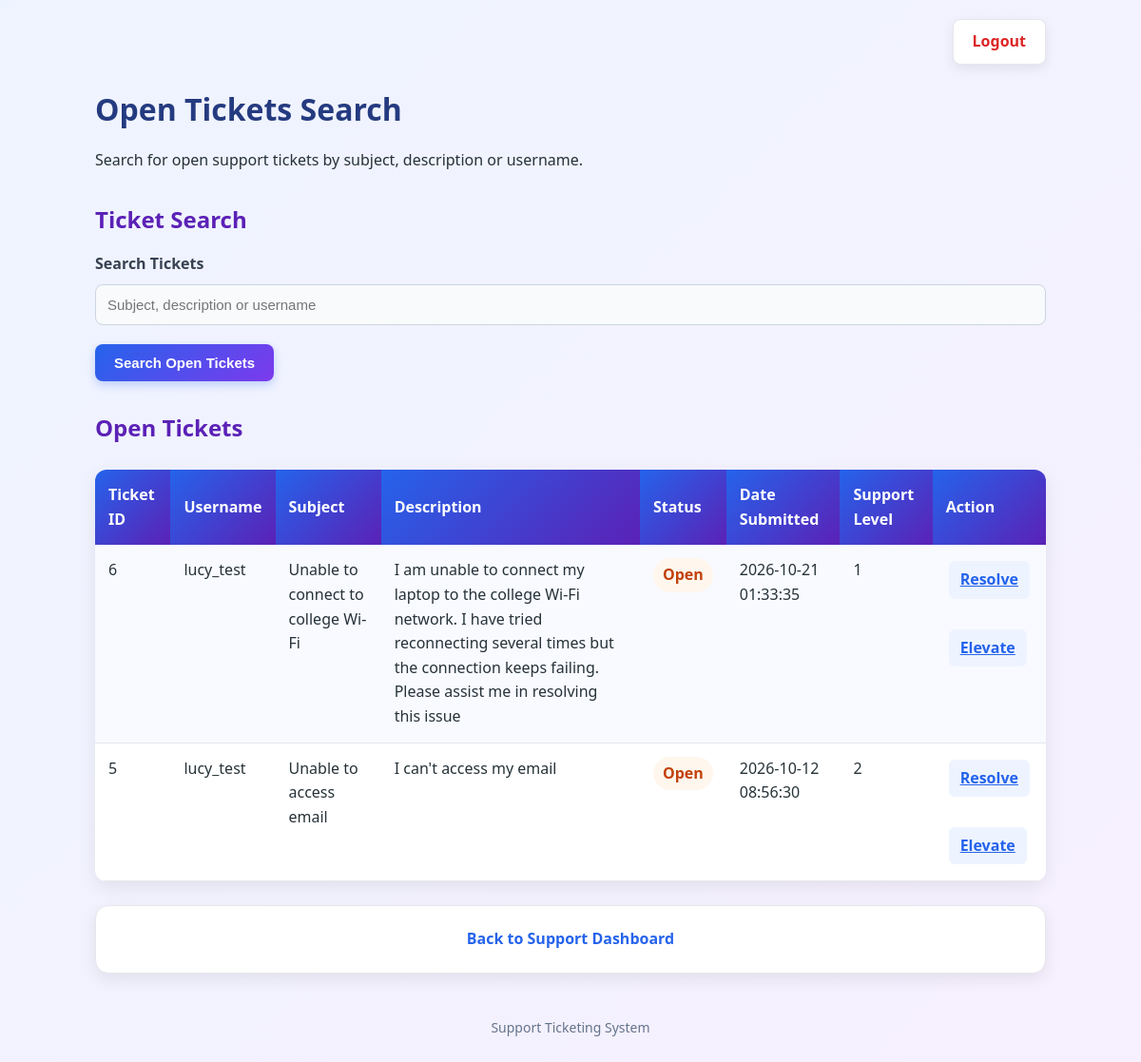
Page /search_tickets.php (signed in) on the committed database.
### tables this page shows
CREATE TABLE `tickets` (
  `ticket_id` int NOT NULL,
  `user_id` int NOT NULL,
  `subject` varchar(150) NOT NULL,
  `description` text NOT NULL,
  `status` enum('Open','Resolved','Closed') NOT NULL DEFAULT 'Open',
  `date_submitted` datetime NOT NULL DEFAULT CURRENT_TIMESTAMP,
  `resolution_details` text,
  `resolved_by` int DEFAULT NULL,
  `support_level` int NOT NULL DEFAULT '1'
);

CREATE TABLE `users` (
  `user_id` int NOT NULL,
  `username` varchar(50) NOT NULL,
  `password` varchar(255) NOT NULL,
  `full_name` varchar(100) NOT NULL,
  `email` varchar(100) NOT NULL
);

### html/search_tickets.php (the view, shortened to what this page needs)
<?php
require_once "config.php";
$search = "";
$sql = "SELECT
            tickets.ticket_id,
            tickets.subject,
            tickets.description,
            tickets.status,
            tickets.date_submitted,
            tickets.support_level,
            users.username
        FROM tickets
        INNER JOIN users ON tickets.user_id = users.user_id
        WHERE tickets.status = 'Open'
        AND (
            tickets.subject LIKE ?
            OR tickets.description LIKE ?
            OR users.username LIKE ?
        )
        ORDER BY tickets.date_submitted DESC";
$stmt = $conn->prepare($sql);
$search_term = "%" . $search . "%";
$stmt->bind_param("sss", $search_term, $search_term, $search_term);
$stmt->execute();
$result = $stmt->get_result();
?>
<!DOCTYPE html>
<html lang="en">
<head>
    <link rel="stylesheet" href="style.css">
</head>
<body>
<div class="container">
    <div class="top-navigation">
        <a href="logout.php" class="top-logout">
            Logout
        </a>
    </div>
    <div class="dashboard-header">
        <h1>Open Tickets Search</h1>
        <p>
            Search for open support tickets by subject,
            description or username.
        </p>
    </div>
    <div class="form-card">
        <h2>Ticket Search</h2>
        <form method="GET" action="search_tickets.php">
            <div class="form-group">
                <label for="search">
                    Search Tickets
                </label>
                <input
                    type="text"
                    id="search"
                    name="search"
                    value="<?php echo htmlspecialchars($search); ?>"
                    placeholder="Subject, description or username"
                >
            </div>
            <button type="submit" class="primary-button">
                Search Open Tickets
            </button>
        </form>
    </div>
    <?php if ($result->num_rows > 0): ?>
        <div class="ticket-table-card">
            <h2>Open Tickets</h2>
            <div class="table-wrapper">
                <table>
                    <tr>
                        <th>Ticket ID</th>
                        <th>Username</th>
                        <th>Subject</th>
                        <th>Description</th>
                        <th>Status</th>
                        <th>Date Submitted</th>
                        <th>Support Level</th>
                        <th>Action</th>
                    </tr>
                    <?php while ($ticket = $result->fetch_assoc()): ?>
                        <tr>
                            <td>
                                <?php echo htmlspecialchars($ticket["ticket_id"]); ?>
                            </td>
                            <td>
                                <?php echo htmlspecialchars($ticket["username"]); ?>
                            </td>
                            <td>
                                <?php echo htmlspecialchars($ticket["subject"]); ?>
                            </td>
                            <td>
                                <?php echo htmlspecialchars($ticket["description"]); ?>
                            </td>
                            <td>
                                <span class="status-open">
                                    <?php echo htmlspecialchars($ticket["status"]); ?>
                                </span>
                            </td>
                            <td>
                                <?php echo htmlspecialchars($ticket["date_submitted"]); ?>
                            </td>
                            <td>
                                <?php echo htmlspecialchars($ticket["support_level"]); ?>
                            </td>
                            <td>
                                <a
                                    href="resolve_ticket.php?id=<?php echo $ticket['ticket_id']; ?>"
                                    class="action-link"
                                >
                                    Resolve
                                </a>
                                <br><br>
                                <a
                                    href="elevate_ticket.php?id=<?php echo $ticket['ticket_id']; ?>"
                                    class="action-link"
                                >
                                    Elevate
                                </a>
                            </td>
                        </tr>
                    <?php endwhile; ?>
                </table>
            </div>
        </div>
    <?php endif; ?>
    <div class="page-navigation">
        <a
            href="support_dashboard.php"
            class="secondary-link"
        >
            Back to Support Dashboard
        </a>
    </div>
    <div class="footer">
        <p>Support Ticketing System</p>
    </div>
</div>
</body>
</html>

### html/style.css (style rules this page uses)
* { box-sizing: border-box; }
body { font-family: "Segoe UI", Arial, Helvetica, sans-serif; margin: 0; background: linear-gradient(135deg, #eef4ff, #f7f0ff); color: #263238; line-height: 1.6; }
.container { width: 90%; max-width: 1000px; margin: 20px auto; }
h1 { color: #253b80; margin-bottom: 15px; }
h2 { color: #5b21b6; margin-top: 30px; margin-bottom: 15px; }
.page-navigation { display: flex; gap: 20px; margin-top: 25px; flex-wrap: wrap; }
.secondary-link { display: block; flex: 1; min-width: 220px; background: white; padding: 22px 25px; border-radius: 14px; border: 1px solid #e5e7eb; box-shadow: 0 6px 18px rgba(0, 0, 0, 0.08); color: #2563eb; text-decoration: none; font-weight: 600; text-align: center; transition: all 0.2s ease; }
button { background: linear-gradient(135deg, #2563eb, #7c3aed); color: white; border: none; padding: 11px 20px; border-radius: 8px; cursor: pointer; font-size: 15px; font-weight: 600; box-shadow: 0 4px 10px rgba(37, 99, 235, 0.25); transition: all 0.2s ease; }
label { font-weight: 600; color: #374151; }
input[type="text"], input[type="email"], input[type="password"], textarea { width: 100%; max-width: 650px; padding: 12px; margin-top: 6px; margin-bottom: 18px; border: 1px solid #cbd5e1; border-radius: 8px; font-size: 15px; background: #f8fafc; transition: border 0.2s ease, box-shadow 0.2s ease; }
input[name="search"] { width: 300px; max-width: 100%; }
table { width: 100%; border-collapse: collapse; margin-top: 25px; background: white; border-radius: 12px; overflow: hidden; box-shadow: 0 6px 20px rgba(0, 0, 0, 0.08); }
th { background: linear-gradient(135deg, #2563eb, #5b21b6); color: white; padding: 14px; text-align: left; font-weight: 600; }
td { padding: 14px; border-bottom: 1px solid #e5e7eb; vertical-align: top; }
tr:nth-child(even) { background-color: #f8faff; }
.status-open { display: inline-block; background: #fff7ed; color: #c2410c; padding: 5px 10px; border-radius: 20px; font-weight: 700; }
.action-link { display: inline-block; padding: 7px 12px; margin: 3px; border-radius: 6px; background: #eef4ff; color: #2563eb; font-weight: 600; }
.footer { text-align: center; margin-top: 20px; padding: 12px; color: #64748b; font-size: 14px; }
.form-group { display: block; width: 100%; margin-bottom: 20px; }
.form-group label { display: block; width: 100%; margin-bottom: 8px; }
.form-group input, .form-group textarea { display: block; width: 100%; max-width: 100%; }
.top-navigation { display: flex; justify-content: flex-end; margin-bottom: 15px; }
.top-logout { display: inline-block; padding: 10px 20px; border-radius: 8px; background: white; color: #dc2626; text-decoration: none; font-weight: 600; border: 1px solid #e5e7eb; box-shadow: 0 4px 12px rgba(0, 0, 0, 0.08); transition: all 0.2s ease; }

### rows in the picture
tickets: ticket_id "6", user.username "lucy_test", subject "Unable to connect to college Wi-Fi", description "I am unable to connect my laptop to the college Wi-Fi network. I have tried reconnecting several times but the connection keeps failing. Please assist me in resolving this issue", status "Open", date_submitted "2026-10-21 01:33:35", support_level "1"
tickets: ticket_id "5", user.username "lucy_test", subject "Unable to access email", description "I can't access my email", status "Open", date_submitted "2026-10-12 08:56:30", support_level "2"
